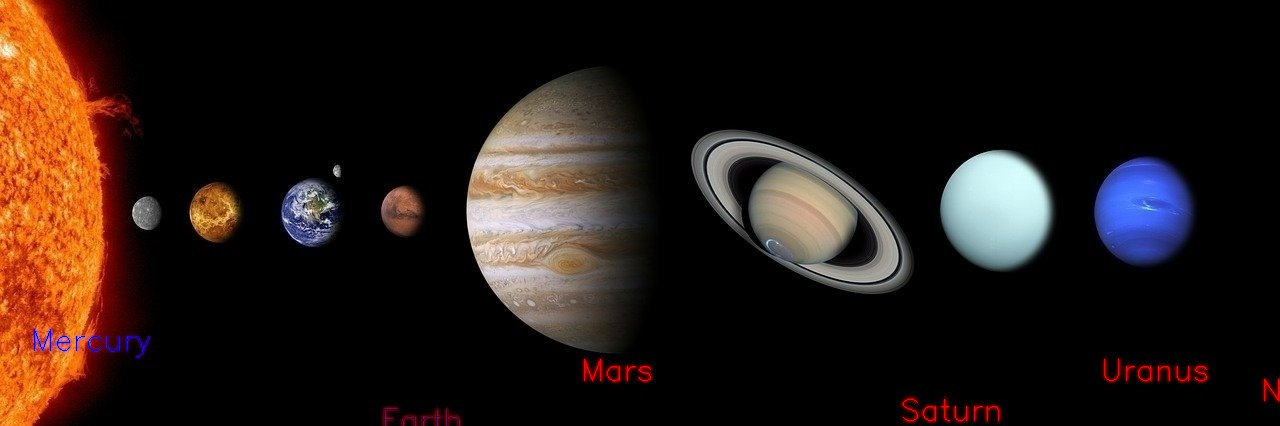
#> input picture solar-system.jpg, 1280 x 426 px
$ python solar_planets.py
#> lines starting #> are read from the running program, lines starting #| are printed output that depends on the picture; after the words box and inside, x2 and y2 are one past the last pixel; in counts of white or black regions, pixels touching at a corner belong together
import cv2
import numpy

img = cv2.imread("solar-system.jpg")
#> img is the input picture: shape (426, 1280, 3); mean B, G, R 21.4, 25.8, 37.4


cv2.putText(img, "Mercury", (30, 350),fontFace= cv2.FONT_HERSHEY_SIMPLEX,   fontScale=1,color=(225,0,0))
cv2.putText(img, "Venus", (40, 500),fontFace= cv2.FONT_HERSHEY_SIMPLEX, fontScale=1,color=(0,115,0) )
cv2.putText(img, "Earth", (380, 430),fontFace= cv2.FONT_HERSHEY_SIMPLEX,  fontScale=1,color=(116,0,0) )
#> img: shape (426, 1280, 3); mean B, G, R 21.4, 25.8, 37.3
cv2.putText(img, "Mars", (580, 380),fontFace= cv2.FONT_HERSHEY_SIMPLEX,  fontScale=1,color=(0,0,255))
#> img: shape (426, 1280, 3); mean B, G, R 21.4, 25.8, 37.4
cv2.putText(img, "Jupiter", (700, 450),fontFace= cv2.FONT_HERSHEY_SIMPLEX,  fontScale=1,color=(0,0,255))
cv2.putText(img, "Saturn", (900, 420),fontFace= cv2.FONT_HERSHEY_SIMPLEX,  fontScale=1,color=(0,0,255) )
#> img: shape (426, 1280, 3); mean B, G, R 21.4, 25.8, 37.4
cv2.putText(img, "Uranus", (1100, 380),fontFace= cv2.FONT_HERSHEY_SIMPLEX,  fontScale=1,color=(0,0,255) )
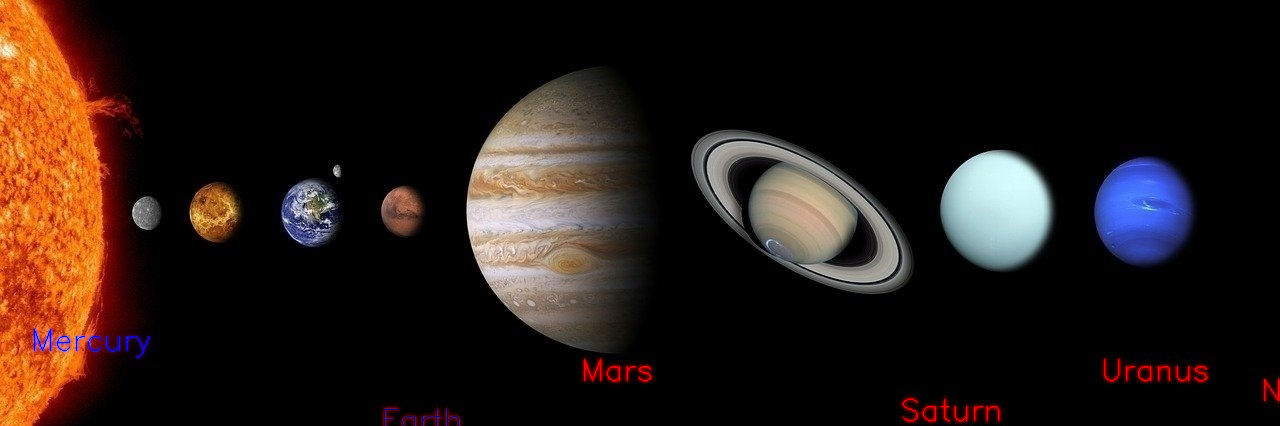
#> img: shape (426, 1280, 3); mean B, G, R 21.4, 25.8, 37.4
cv2.putText(img, "Neptune", (1260, 400),fontFace= cv2.FONT_HERSHEY_SIMPLEX,  fontScale=1,color=(0,0,255))
#> img: shape (426, 1280, 3); 0.01% of pixels changed, all inside (x1, y1, x2, y2) = (1264, 379, 1279, 401)


cv2.imshow("output", img)
cv2.waitKey(0)


cv2.imwrite("solar-system.jpg", img)
